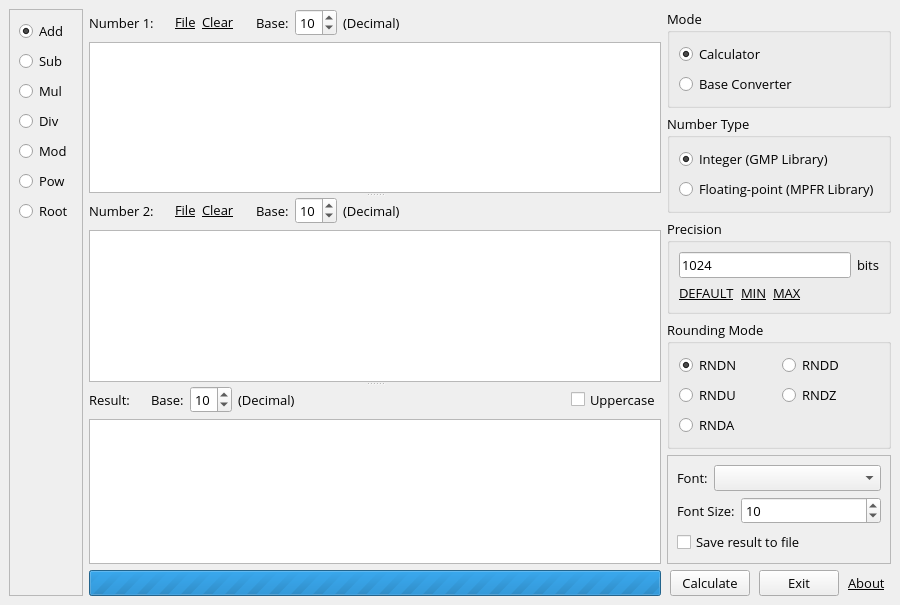
<?xml version="1.0" encoding="UTF-8"?>
<ui version="4.0">
 <class>MainWindow</class>
 <widget class="QMainWindow" name="MainWindow">
  <property name="geometry">
   <rect>
    <x>0</x>
    <y>0</y>
    <width>900</width>
    <height>600</height>
   </rect>
  </property>
  <property name="font">
   <font>
    <family>Open Sans</family>
    <pointsize>10</pointsize>
   </font>
  </property>
  <property name="windowTitle">
   <string>MainWindow</string>
  </property>
  <widget class="QWidget" name="centralwidget">
   <layout class="QHBoxLayout" name="horizontalLayout_15">
    <item>
     <widget class="QFrame" name="frameOp">
      <property name="sizePolicy">
       <sizepolicy hsizetype="Maximum" vsizetype="Preferred">
        <horstretch>0</horstretch>
        <verstretch>0</verstretch>
       </sizepolicy>
      </property>
      <property name="frameShape">
       <enum>QFrame::StyledPanel</enum>
      </property>
      <property name="frameShadow">
       <enum>QFrame::Raised</enum>
      </property>
      <layout class="QVBoxLayout" name="verticalLayout_11">
       <item>
        <widget class="QRadioButton" name="radioButtonAdd">
         <property name="sizePolicy">
          <sizepolicy hsizetype="Minimum" vsizetype="Preferred">
           <horstretch>0</horstretch>
           <verstretch>0</verstretch>
          </sizepolicy>
         </property>
         <property name="text">
          <string>Add</string>
         </property>
         <property name="checked">
          <bool>true</bool>
         </property>
        </widget>
       </item>
       <item>
        <widget class="QRadioButton" name="radioButtonSub">
         <property name="sizePolicy">
          <sizepolicy hsizetype="Minimum" vsizetype="Preferred">
           <horstretch>0</horstretch>
           <verstretch>0</verstretch>
          </sizepolicy>
         </property>
         <property name="text">
          <string>Sub</string>
         </property>
        </widget>
       </item>
       <item>
        <widget class="QRadioButton" name="radioButtonMul">
         <property name="sizePolicy">
          <sizepolicy hsizetype="Minimum" vsizetype="Preferred">
           <horstretch>0</horstretch>
           <verstretch>0</verstretch>
          </sizepolicy>
         </property>
         <property name="text">
          <string>Mul</string>
         </property>
        </widget>
       </item>
       <item>
        <widget class="QRadioButton" name="radioButtonDiv">
         <property name="sizePolicy">
          <sizepolicy hsizetype="Minimum" vsizetype="Preferred">
           <horstretch>0</horstretch>
           <verstretch>0</verstretch>
          </sizepolicy>
         </property>
         <property name="text">
          <string>Div</string>
         </property>
        </widget>
       </item>
       <item>
        <widget class="QRadioButton" name="radioButtonMod">
         <property name="sizePolicy">
          <sizepolicy hsizetype="Minimum" vsizetype="Preferred">
           <horstretch>0</horstretch>
           <verstretch>0</verstretch>
          </sizepolicy>
         </property>
         <property name="text">
          <string>Mod</string>
         </property>
        </widget>
       </item>
       <item>
        <widget class="QRadioButton" name="radioButtonPow">
         <property name="sizePolicy">
          <sizepolicy hsizetype="Minimum" vsizetype="Preferred">
           <horstretch>0</horstretch>
           <verstretch>0</verstretch>
          </sizepolicy>
         </property>
         <property name="text">
          <string>Pow</string>
         </property>
        </widget>
       </item>
       <item>
        <widget class="QRadioButton" name="radioButtonRoot">
         <property name="sizePolicy">
          <sizepolicy hsizetype="Minimum" vsizetype="Preferred">
           <horstretch>0</horstretch>
           <verstretch>0</verstretch>
          </sizepolicy>
         </property>
         <property name="text">
          <string>Root</string>
         </property>
        </widget>
       </item>
       <item>
        <spacer name="verticalSpacer">
         <property name="orientation">
          <enum>Qt::Vertical</enum>
         </property>
         <property name="sizeHint" stdset="0">
          <size>
           <width>20</width>
           <height>40</height>
          </size>
         </property>
        </spacer>
       </item>
      </layout>
     </widget>
    </item>
    <item>
     <widget class="QSplitter" name="splitter">
      <property name="orientation">
       <enum>Qt::Vertical</enum>
      </property>
      <widget class="QWidget" name="layoutWidget">
       <layout class="QVBoxLayout" name="verticalLayout">
        <item>
         <layout class="QHBoxLayout" name="horizontalLayout_3">
          <item>
           <widget class="QLabel" name="labelN1">
            <property name="sizePolicy">
             <sizepolicy hsizetype="Maximum" vsizetype="Preferred">
              <horstretch>0</horstretch>
              <verstretch>0</verstretch>
             </sizepolicy>
            </property>
            <property name="text">
             <string>Number 1:</string>
            </property>
           </widget>
          </item>
          <item>
           <spacer name="horizontalSpacer_6">
            <property name="orientation">
             <enum>Qt::Horizontal</enum>
            </property>
            <property name="sizeType">
             <enum>QSizePolicy::Fixed</enum>
            </property>
            <property name="sizeHint" stdset="0">
             <size>
              <width>15</width>
              <height>20</height>
             </size>
            </property>
           </spacer>
          </item>
          <item>
           <widget class="QLabel" name="labelN1File">
            <property name="sizePolicy">
             <sizepolicy hsizetype="Maximum" vsizetype="Preferred">
              <horstretch>0</horstretch>
              <verstretch>0</verstretch>
             </sizepolicy>
            </property>
            <property name="cursor">
             <cursorShape>PointingHandCursor</cursorShape>
            </property>
            <property name="text">
             <string>&lt;!DOCTYPE html&gt;&lt;html&gt;&lt;head&gt;&lt;style type=&quot;text/css&quot;&gt;
a {
    Color: Black;
}
&lt;/style&gt;&lt;/head&gt;&lt;body&gt;
&lt;p&gt;&lt;a href=&quot;null&quot;&gt;File&lt;/a&gt;&lt;/p&gt;&lt;/body&gt;&lt;/html&gt;</string>
            </property>
            <property name="textFormat">
             <enum>Qt::RichText</enum>
            </property>
           </widget>
          </item>
          <item>
           <widget class="QLabel" name="labelN1FileClear">
            <property name="sizePolicy">
             <sizepolicy hsizetype="Maximum" vsizetype="Preferred">
              <horstretch>0</horstretch>
              <verstretch>0</verstretch>
             </sizepolicy>
            </property>
            <property name="cursor">
             <cursorShape>PointingHandCursor</cursorShape>
            </property>
            <property name="text">
             <string>&lt;!DOCTYPE html&gt;&lt;html&gt;&lt;head&gt;&lt;style type=&quot;text/css&quot;&gt;
a {
    Color: Black;
}
&lt;/style&gt;&lt;/head&gt;&lt;body&gt;
&lt;p&gt;&lt;a href=&quot;null&quot;&gt;Clear&lt;/a&gt;&lt;/p&gt;&lt;/body&gt;&lt;/html&gt;</string>
            </property>
            <property name="textFormat">
             <enum>Qt::RichText</enum>
            </property>
           </widget>
          </item>
          <item>
           <spacer name="horizontalSpacer_5">
            <property name="orientation">
             <enum>Qt::Horizontal</enum>
            </property>
            <property name="sizeType">
             <enum>QSizePolicy::Fixed</enum>
            </property>
            <property name="sizeHint" stdset="0">
             <size>
              <width>15</width>
              <height>20</height>
             </size>
            </property>
           </spacer>
          </item>
          <item>
           <widget class="QLabel" name="labelB1">
            <property name="sizePolicy">
             <sizepolicy hsizetype="Maximum" vsizetype="Preferred">
              <horstretch>0</horstretch>
              <verstretch>0</verstretch>
             </sizepolicy>
            </property>
            <property name="text">
             <string>Base:</string>
            </property>
           </widget>
          </item>
          <item>
           <widget class="QSpinBox" name="spinBoxN1">
            <property name="sizePolicy">
             <sizepolicy hsizetype="Minimum" vsizetype="Preferred">
              <horstretch>0</horstretch>
              <verstretch>0</verstretch>
             </sizepolicy>
            </property>
            <property name="minimum">
             <number>2</number>
            </property>
            <property name="maximum">
             <number>62</number>
            </property>
            <property name="value">
             <number>10</number>
            </property>
           </widget>
          </item>
          <item>
           <widget class="QLabel" name="labelN1Name">
            <property name="sizePolicy">
             <sizepolicy hsizetype="Maximum" vsizetype="Preferred">
              <horstretch>0</horstretch>
              <verstretch>0</verstretch>
             </sizepolicy>
            </property>
            <property name="text">
             <string>(Decimal)</string>
            </property>
           </widget>
          </item>
          <item>
           <spacer name="horizontalSpacer_2">
            <property name="orientation">
             <enum>Qt::Horizontal</enum>
            </property>
            <property name="sizeHint" stdset="0">
             <size>
              <width>40</width>
              <height>20</height>
             </size>
            </property>
           </spacer>
          </item>
         </layout>
        </item>
        <item>
         <widget class="MyTextEdit" name="textEditN1">
          <property name="horizontalScrollBarPolicy">
           <enum>Qt::ScrollBarAlwaysOff</enum>
          </property>
          <property name="tabChangesFocus">
           <bool>true</bool>
          </property>
         </widget>
        </item>
       </layout>
      </widget>
      <widget class="QWidget" name="layoutWidget_2">
       <layout class="QVBoxLayout" name="verticalLayout_2">
        <item>
         <layout class="QHBoxLayout" name="horizontalLayout_4">
          <item>
           <widget class="QLabel" name="labelN2">
            <property name="sizePolicy">
             <sizepolicy hsizetype="Maximum" vsizetype="Preferred">
              <horstretch>0</horstretch>
              <verstretch>0</verstretch>
             </sizepolicy>
            </property>
            <property name="text">
             <string>Number 2:</string>
            </property>
           </widget>
          </item>
          <item>
           <spacer name="horizontalSpacer_8">
            <property name="orientation">
             <enum>Qt::Horizontal</enum>
            </property>
            <property name="sizeType">
             <enum>QSizePolicy::Fixed</enum>
            </property>
            <property name="sizeHint" stdset="0">
             <size>
              <width>15</width>
              <height>20</height>
             </size>
            </property>
           </spacer>
          </item>
          <item>
           <widget class="QLabel" name="labelN2File">
            <property name="sizePolicy">
             <sizepolicy hsizetype="Maximum" vsizetype="Preferred">
              <horstretch>0</horstretch>
              <verstretch>0</verstretch>
             </sizepolicy>
            </property>
            <property name="cursor">
             <cursorShape>PointingHandCursor</cursorShape>
            </property>
            <property name="text">
             <string>&lt;!DOCTYPE html&gt;&lt;html&gt;&lt;head&gt;&lt;style type=&quot;text/css&quot;&gt;
a {
    Color: Black;
}
&lt;/style&gt;&lt;/head&gt;&lt;body&gt;
&lt;p&gt;&lt;a href=&quot;null&quot;&gt;File&lt;/a&gt;&lt;/p&gt;&lt;/body&gt;&lt;/html&gt;</string>
            </property>
            <property name="textFormat">
             <enum>Qt::RichText</enum>
            </property>
           </widget>
          </item>
          <item>
           <widget class="QLabel" name="labelN2FileClear">
            <property name="sizePolicy">
             <sizepolicy hsizetype="Maximum" vsizetype="Preferred">
              <horstretch>0</horstretch>
              <verstretch>0</verstretch>
             </sizepolicy>
            </property>
            <property name="cursor">
             <cursorShape>PointingHandCursor</cursorShape>
            </property>
            <property name="text">
             <string>&lt;!DOCTYPE html&gt;&lt;html&gt;&lt;head&gt;&lt;style type=&quot;text/css&quot;&gt;
a {
    Color: Black;
}
&lt;/style&gt;&lt;/head&gt;&lt;body&gt;
&lt;p&gt;&lt;a href=&quot;null&quot;&gt;Clear&lt;/a&gt;&lt;/p&gt;&lt;/body&gt;&lt;/html&gt;</string>
            </property>
            <property name="textFormat">
             <enum>Qt::RichText</enum>
            </property>
           </widget>
          </item>
          <item>
           <spacer name="horizontalSpacer_7">
            <property name="orientation">
             <enum>Qt::Horizontal</enum>
            </property>
            <property name="sizeType">
             <enum>QSizePolicy::Fixed</enum>
            </property>
            <property name="sizeHint" stdset="0">
             <size>
              <width>15</width>
              <height>20</height>
             </size>
            </property>
           </spacer>
          </item>
          <item>
           <widget class="QLabel" name="labelB2">
            <property name="sizePolicy">
             <sizepolicy hsizetype="Maximum" vsizetype="Preferred">
              <horstretch>0</horstretch>
              <verstretch>0</verstretch>
             </sizepolicy>
            </property>
            <property name="text">
             <string>Base:</string>
            </property>
           </widget>
          </item>
          <item>
           <widget class="QSpinBox" name="spinBoxN2">
            <property name="sizePolicy">
             <sizepolicy hsizetype="Minimum" vsizetype="Preferred">
              <horstretch>0</horstretch>
              <verstretch>0</verstretch>
             </sizepolicy>
            </property>
            <property name="minimum">
             <number>2</number>
            </property>
            <property name="maximum">
             <number>62</number>
            </property>
            <property name="value">
             <number>10</number>
            </property>
           </widget>
          </item>
          <item>
           <widget class="QLabel" name="labelN2Name">
            <property name="sizePolicy">
             <sizepolicy hsizetype="Maximum" vsizetype="Preferred">
              <horstretch>0</horstretch>
              <verstretch>0</verstretch>
             </sizepolicy>
            </property>
            <property name="text">
             <string>(Decimal)</string>
            </property>
           </widget>
          </item>
          <item>
           <spacer name="horizontalSpacer_3">
            <property name="orientation">
             <enum>Qt::Horizontal</enum>
            </property>
            <property name="sizeHint" stdset="0">
             <size>
              <width>40</width>
              <height>20</height>
             </size>
            </property>
           </spacer>
          </item>
         </layout>
        </item>
        <item>
         <widget class="MyTextEdit" name="textEditN2">
          <property name="horizontalScrollBarPolicy">
           <enum>Qt::ScrollBarAlwaysOff</enum>
          </property>
          <property name="tabChangesFocus">
           <bool>true</bool>
          </property>
         </widget>
        </item>
       </layout>
      </widget>
      <widget class="QWidget" name="layoutWidget_3">
       <layout class="QVBoxLayout" name="verticalLayout_4">
        <item>
         <layout class="QHBoxLayout" name="horizontalLayout_5">
          <item>
           <widget class="QLabel" name="labelR">
            <property name="sizePolicy">
             <sizepolicy hsizetype="Maximum" vsizetype="Preferred">
              <horstretch>0</horstretch>
              <verstretch>0</verstretch>
             </sizepolicy>
            </property>
            <property name="text">
             <string>Result:</string>
            </property>
           </widget>
          </item>
          <item>
           <spacer name="horizontalSpacer_9">
            <property name="orientation">
             <enum>Qt::Horizontal</enum>
            </property>
            <property name="sizeType">
             <enum>QSizePolicy::Fixed</enum>
            </property>
            <property name="sizeHint" stdset="0">
             <size>
              <width>15</width>
              <height>20</height>
             </size>
            </property>
           </spacer>
          </item>
          <item>
           <widget class="QLabel" name="labelRB">
            <property name="sizePolicy">
             <sizepolicy hsizetype="Maximum" vsizetype="Preferred">
              <horstretch>0</horstretch>
              <verstretch>0</verstretch>
             </sizepolicy>
            </property>
            <property name="text">
             <string>Base:</string>
            </property>
           </widget>
          </item>
          <item>
           <widget class="QSpinBox" name="spinBoxR">
            <property name="sizePolicy">
             <sizepolicy hsizetype="Minimum" vsizetype="Preferred">
              <horstretch>0</horstretch>
              <verstretch>0</verstretch>
             </sizepolicy>
            </property>
            <property name="minimum">
             <number>2</number>
            </property>
            <property name="maximum">
             <number>62</number>
            </property>
            <property name="value">
             <number>10</number>
            </property>
           </widget>
          </item>
          <item>
           <widget class="QLabel" name="labelRName">
            <property name="sizePolicy">
             <sizepolicy hsizetype="Maximum" vsizetype="Preferred">
              <horstretch>0</horstretch>
              <verstretch>0</verstretch>
             </sizepolicy>
            </property>
            <property name="text">
             <string>(Decimal)</string>
            </property>
           </widget>
          </item>
          <item>
           <spacer name="horizontalSpacer_4">
            <property name="orientation">
             <enum>Qt::Horizontal</enum>
            </property>
            <property name="sizeHint" stdset="0">
             <size>
              <width>40</width>
              <height>20</height>
             </size>
            </property>
           </spacer>
          </item>
          <item>
           <widget class="QCheckBox" name="checkBoxUppercase">
            <property name="sizePolicy">
             <sizepolicy hsizetype="Minimum" vsizetype="Preferred">
              <horstretch>0</horstretch>
              <verstretch>0</verstretch>
             </sizepolicy>
            </property>
            <property name="text">
             <string>Uppercase</string>
            </property>
           </widget>
          </item>
         </layout>
        </item>
        <item>
         <widget class="QTextBrowser" name="textBrowserR">
          <property name="openLinks">
           <bool>false</bool>
          </property>
         </widget>
        </item>
        <item>
         <widget class="QProgressBar" name="progressBar">
          <property name="sizePolicy">
           <sizepolicy hsizetype="Expanding" vsizetype="Fixed">
            <horstretch>0</horstretch>
            <verstretch>0</verstretch>
           </sizepolicy>
          </property>
          <property name="maximum">
           <number>0</number>
          </property>
          <property name="value">
           <number>0</number>
          </property>
          <property name="textVisible">
           <bool>false</bool>
          </property>
         </widget>
        </item>
       </layout>
      </widget>
     </widget>
    </item>
    <item>
     <layout class="QVBoxLayout" name="verticalLayout_10">
      <item>
       <layout class="QVBoxLayout" name="verticalLayout_9">
        <item>
         <widget class="QGroupBox" name="groupBoxMode">
          <property name="title">
           <string>Mode</string>
          </property>
          <layout class="QHBoxLayout" name="horizontalLayout_10">
           <item>
            <layout class="QVBoxLayout" name="verticalLayout_8">
             <item>
              <widget class="QRadioButton" name="radioButtonCalculator">
               <property name="sizePolicy">
                <sizepolicy hsizetype="Minimum" vsizetype="Preferred">
                 <horstretch>0</horstretch>
                 <verstretch>0</verstretch>
                </sizepolicy>
               </property>
               <property name="text">
                <string>Calculator</string>
               </property>
               <property name="checked">
                <bool>true</bool>
               </property>
              </widget>
             </item>
             <item>
              <widget class="QRadioButton" name="radioButtonBaseConv">
               <property name="sizePolicy">
                <sizepolicy hsizetype="Minimum" vsizetype="Preferred">
                 <horstretch>0</horstretch>
                 <verstretch>0</verstretch>
                </sizepolicy>
               </property>
               <property name="text">
                <string>Base Converter</string>
               </property>
              </widget>
             </item>
            </layout>
           </item>
          </layout>
         </widget>
        </item>
        <item>
         <widget class="QGroupBox" name="groupBoxNumberType">
          <property name="title">
           <string>Number Type</string>
          </property>
          <layout class="QVBoxLayout" name="verticalLayout_12">
           <item>
            <layout class="QVBoxLayout" name="verticalLayout_3">
             <item>
              <widget class="QRadioButton" name="radioButtonInteger">
               <property name="sizePolicy">
                <sizepolicy hsizetype="Minimum" vsizetype="Preferred">
                 <horstretch>0</horstretch>
                 <verstretch>0</verstretch>
                </sizepolicy>
               </property>
               <property name="text">
                <string>Integer (GMP Library)</string>
               </property>
               <property name="checked">
                <bool>true</bool>
               </property>
              </widget>
             </item>
             <item>
              <widget class="QRadioButton" name="radioButtonFloat">
               <property name="sizePolicy">
                <sizepolicy hsizetype="Minimum" vsizetype="Preferred">
                 <horstretch>0</horstretch>
                 <verstretch>0</verstretch>
                </sizepolicy>
               </property>
               <property name="text">
                <string>Floating-point (MPFR Library)</string>
               </property>
              </widget>
             </item>
            </layout>
           </item>
          </layout>
         </widget>
        </item>
        <item>
         <widget class="QGroupBox" name="groupBoxPrec">
          <property name="title">
           <string>Precision</string>
          </property>
          <layout class="QHBoxLayout" name="horizontalLayout_8">
           <item>
            <layout class="QVBoxLayout" name="verticalLayout_6">
             <item>
              <layout class="QHBoxLayout" name="horizontalLayout_6">
               <item>
                <widget class="QLineEdit" name="lineEditPrec">
                 <property name="sizePolicy">
                  <sizepolicy hsizetype="Minimum" vsizetype="Preferred">
                   <horstretch>0</horstretch>
                   <verstretch>0</verstretch>
                  </sizepolicy>
                 </property>
                 <property name="text">
                  <string>1024</string>
                 </property>
                </widget>
               </item>
               <item>
                <widget class="QLabel" name="labelPrec">
                 <property name="sizePolicy">
                  <sizepolicy hsizetype="Maximum" vsizetype="Preferred">
                   <horstretch>0</horstretch>
                   <verstretch>0</verstretch>
                  </sizepolicy>
                 </property>
                 <property name="text">
                  <string>bits</string>
                 </property>
                </widget>
               </item>
              </layout>
             </item>
             <item>
              <layout class="QHBoxLayout" name="horizontalLayout_7">
               <item>
                <widget class="QLabel" name="labelPrecDefault">
                 <property name="sizePolicy">
                  <sizepolicy hsizetype="Maximum" vsizetype="Preferred">
                   <horstretch>0</horstretch>
                   <verstretch>0</verstretch>
                  </sizepolicy>
                 </property>
                 <property name="cursor">
                  <cursorShape>PointingHandCursor</cursorShape>
                 </property>
                 <property name="text">
                  <string>&lt;!DOCTYPE html&gt;&lt;html&gt;&lt;head&gt;&lt;style type=&quot;text/css&quot;&gt;
a {
    Color: Black;
}
&lt;/style&gt;&lt;/head&gt;&lt;body&gt;
&lt;p&gt;&lt;a href=&quot;null&quot;&gt;DEFAULT&lt;/a&gt;&lt;/p&gt;&lt;/body&gt;&lt;/html&gt;</string>
                 </property>
                 <property name="textFormat">
                  <enum>Qt::RichText</enum>
                 </property>
                </widget>
               </item>
               <item>
                <widget class="QLabel" name="labelPrecMin">
                 <property name="sizePolicy">
                  <sizepolicy hsizetype="Maximum" vsizetype="Preferred">
                   <horstretch>0</horstretch>
                   <verstretch>0</verstretch>
                  </sizepolicy>
                 </property>
                 <property name="cursor">
                  <cursorShape>PointingHandCursor</cursorShape>
                 </property>
                 <property name="text">
                  <string>&lt;!DOCTYPE html&gt;&lt;html&gt;&lt;head&gt;&lt;style type=&quot;text/css&quot;&gt;
a {
    Color: Black;
}
&lt;/style&gt;&lt;/head&gt;&lt;body&gt;
&lt;p&gt;&lt;a href=&quot;null&quot;&gt;MIN&lt;/a&gt;&lt;/p&gt;&lt;/body&gt;&lt;/html&gt;</string>
                 </property>
                 <property name="textFormat">
                  <enum>Qt::RichText</enum>
                 </property>
                </widget>
               </item>
               <item>
                <widget class="QLabel" name="labelPrecMax">
                 <property name="sizePolicy">
                  <sizepolicy hsizetype="Minimum" vsizetype="Preferred">
                   <horstretch>0</horstretch>
                   <verstretch>0</verstretch>
                  </sizepolicy>
                 </property>
                 <property name="cursor">
                  <cursorShape>PointingHandCursor</cursorShape>
                 </property>
                 <property name="text">
                  <string>&lt;!DOCTYPE html&gt;&lt;html&gt;&lt;head&gt;&lt;style type=&quot;text/css&quot;&gt;
a {
    Color: Black;
}
&lt;/style&gt;&lt;/head&gt;&lt;body&gt;
&lt;p&gt;&lt;a href=&quot;null&quot;&gt;MAX&lt;/a&gt;&lt;/p&gt;&lt;/body&gt;&lt;/html&gt;</string>
                 </property>
                 <property name="textFormat">
                  <enum>Qt::RichText</enum>
                 </property>
                </widget>
               </item>
              </layout>
             </item>
            </layout>
           </item>
          </layout>
         </widget>
        </item>
        <item>
         <widget class="QGroupBox" name="groupBoxRounding">
          <property name="title">
           <string>Rounding Mode</string>
          </property>
          <layout class="QVBoxLayout" name="verticalLayout_7">
           <item>
            <layout class="QHBoxLayout" name="horizontalLayout_2">
             <item>
              <widget class="QRadioButton" name="radioButtonRNDN">
               <property name="sizePolicy">
                <sizepolicy hsizetype="Minimum" vsizetype="Preferred">
                 <horstretch>0</horstretch>
                 <verstretch>0</verstretch>
                </sizepolicy>
               </property>
               <property name="text">
                <string>RNDN</string>
               </property>
               <property name="checked">
                <bool>true</bool>
               </property>
              </widget>
             </item>
             <item>
              <widget class="QRadioButton" name="radioButtonRNDD">
               <property name="sizePolicy">
                <sizepolicy hsizetype="Minimum" vsizetype="Preferred">
                 <horstretch>0</horstretch>
                 <verstretch>0</verstretch>
                </sizepolicy>
               </property>
               <property name="text">
                <string>RNDD</string>
               </property>
              </widget>
             </item>
            </layout>
           </item>
           <item>
            <layout class="QHBoxLayout" name="horizontalLayout_9">
             <item>
              <widget class="QRadioButton" name="radioButtonRNDU">
               <property name="sizePolicy">
                <sizepolicy hsizetype="Minimum" vsizetype="Preferred">
                 <horstretch>0</horstretch>
                 <verstretch>0</verstretch>
                </sizepolicy>
               </property>
               <property name="text">
                <string>RNDU</string>
               </property>
              </widget>
             </item>
             <item>
              <widget class="QRadioButton" name="radioButtonRNDZ">
               <property name="sizePolicy">
                <sizepolicy hsizetype="Minimum" vsizetype="Preferred">
                 <horstretch>0</horstretch>
                 <verstretch>0</verstretch>
                </sizepolicy>
               </property>
               <property name="text">
                <string>RNDZ</string>
               </property>
              </widget>
             </item>
            </layout>
           </item>
           <item>
            <layout class="QHBoxLayout" name="horizontalLayout_11">
             <item>
              <widget class="QRadioButton" name="radioButtonRNDA">
               <property name="sizePolicy">
                <sizepolicy hsizetype="Minimum" vsizetype="Preferred">
                 <horstretch>0</horstretch>
                 <verstretch>0</verstretch>
                </sizepolicy>
               </property>
               <property name="text">
                <string>RNDA</string>
               </property>
              </widget>
             </item>
            </layout>
           </item>
          </layout>
         </widget>
        </item>
       </layout>
      </item>
      <item>
       <widget class="QFrame" name="frameFontFile">
        <property name="frameShape">
         <enum>QFrame::StyledPanel</enum>
        </property>
        <property name="frameShadow">
         <enum>QFrame::Raised</enum>
        </property>
        <layout class="QVBoxLayout" name="verticalLayout_5">
         <item>
          <layout class="QHBoxLayout" name="horizontalLayout_13">
           <item>
            <widget class="QLabel" name="labelFont">
             <property name="sizePolicy">
              <sizepolicy hsizetype="Maximum" vsizetype="Preferred">
               <horstretch>0</horstretch>
               <verstretch>0</verstretch>
              </sizepolicy>
             </property>
             <property name="text">
              <string>Font:</string>
             </property>
            </widget>
           </item>
           <item>
            <widget class="QComboBox" name="comboBoxFont">
             <property name="sizePolicy">
              <sizepolicy hsizetype="Minimum" vsizetype="Preferred">
               <horstretch>0</horstretch>
               <verstretch>0</verstretch>
              </sizepolicy>
             </property>
            </widget>
           </item>
          </layout>
         </item>
         <item>
          <layout class="QHBoxLayout" name="horizontalLayout_14">
           <item>
            <widget class="QLabel" name="labelFontSize">
             <property name="sizePolicy">
              <sizepolicy hsizetype="Maximum" vsizetype="Preferred">
               <horstretch>0</horstretch>
               <verstretch>0</verstretch>
              </sizepolicy>
             </property>
             <property name="text">
              <string>Font Size:</string>
             </property>
            </widget>
           </item>
           <item>
            <widget class="QSpinBox" name="spinBoxFontSize">
             <property name="sizePolicy">
              <sizepolicy hsizetype="Minimum" vsizetype="Preferred">
               <horstretch>0</horstretch>
               <verstretch>0</verstretch>
              </sizepolicy>
             </property>
             <property name="minimum">
              <number>1</number>
             </property>
             <property name="maximum">
              <number>999</number>
             </property>
             <property name="value">
              <number>10</number>
             </property>
            </widget>
           </item>
          </layout>
         </item>
         <item>
          <widget class="QCheckBox" name="checkBoxResultFile">
           <property name="sizePolicy">
            <sizepolicy hsizetype="Minimum" vsizetype="Fixed">
             <horstretch>0</horstretch>
             <verstretch>0</verstretch>
            </sizepolicy>
           </property>
           <property name="text">
            <string>Save result to file</string>
           </property>
          </widget>
         </item>
        </layout>
       </widget>
      </item>
      <item>
       <layout class="QHBoxLayout" name="horizontalLayout">
        <item>
         <widget class="QPushButton" name="btnCalculate">
          <property name="sizePolicy">
           <sizepolicy hsizetype="Maximum" vsizetype="Preferred">
            <horstretch>0</horstretch>
            <verstretch>0</verstretch>
           </sizepolicy>
          </property>
          <property name="text">
           <string>Calculate</string>
          </property>
         </widget>
        </item>
        <item>
         <widget class="QPushButton" name="btnExit">
          <property name="sizePolicy">
           <sizepolicy hsizetype="Maximum" vsizetype="Preferred">
            <horstretch>0</horstretch>
            <verstretch>0</verstretch>
           </sizepolicy>
          </property>
          <property name="text">
           <string>Exit</string>
          </property>
         </widget>
        </item>
        <item>
         <widget class="QLabel" name="labelAbout">
          <property name="sizePolicy">
           <sizepolicy hsizetype="Maximum" vsizetype="Preferred">
            <horstretch>0</horstretch>
            <verstretch>0</verstretch>
           </sizepolicy>
          </property>
          <property name="cursor">
           <cursorShape>PointingHandCursor</cursorShape>
          </property>
          <property name="text">
           <string>&lt;html&gt;&lt;head/&gt;&lt;body&gt;&lt;p&gt;&lt;a href=&quot;null&quot;&gt;&lt;span style=&quot; text-decoration: underline; color:#000000;&quot;&gt;About&lt;/span&gt;&lt;/a&gt;&lt;/p&gt;&lt;/body&gt;&lt;/html&gt;</string>
          </property>
          <property name="textFormat">
           <enum>Qt::RichText</enum>
          </property>
         </widget>
        </item>
       </layout>
      </item>
      <item>
       <spacer name="verticalSpacer_2">
        <property name="orientation">
         <enum>Qt::Vertical</enum>
        </property>
        <property name="sizeHint" stdset="0">
         <size>
          <width>20</width>
          <height>40</height>
         </size>
        </property>
       </spacer>
      </item>
     </layout>
    </item>
   </layout>
  </widget>
 </widget>
 <customwidgets>
  <customwidget>
   <class>MyTextEdit</class>
   <extends>QTextEdit</extends>
   <header>src/widgets_reimplement.h</header>
   <slots>
    <signal>dragEntered(QDragEnterEvent*)</signal>
    <signal>dragLeaved(QDragLeaveEvent*)</signal>
    <signal>dropped(QDropEvent*)</signal>
    <signal>enterKeyPressedIgnored()</signal>
   </slots>
  </customwidget>
 </customwidgets>
 <tabstops>
  <tabstop>radioButtonAdd</tabstop>
  <tabstop>radioButtonSub</tabstop>
  <tabstop>radioButtonMul</tabstop>
  <tabstop>radioButtonDiv</tabstop>
  <tabstop>radioButtonMod</tabstop>
  <tabstop>radioButtonPow</tabstop>
  <tabstop>radioButtonRoot</tabstop>
  <tabstop>spinBoxN1</tabstop>
  <tabstop>textEditN1</tabstop>
  <tabstop>spinBoxN2</tabstop>
  <tabstop>textEditN2</tabstop>
  <tabstop>spinBoxR</tabstop>
  <tabstop>checkBoxUppercase</tabstop>
  <tabstop>textBrowserR</tabstop>
  <tabstop>radioButtonCalculator</tabstop>
  <tabstop>radioButtonBaseConv</tabstop>
  <tabstop>radioButtonInteger</tabstop>
  <tabstop>radioButtonFloat</tabstop>
  <tabstop>lineEditPrec</tabstop>
  <tabstop>radioButtonRNDN</tabstop>
  <tabstop>radioButtonRNDD</tabstop>
  <tabstop>radioButtonRNDU</tabstop>
  <tabstop>radioButtonRNDZ</tabstop>
  <tabstop>radioButtonRNDA</tabstop>
  <tabstop>comboBoxFont</tabstop>
  <tabstop>spinBoxFontSize</tabstop>
  <tabstop>checkBoxResultFile</tabstop>
  <tabstop>btnCalculate</tabstop>
  <tabstop>btnExit</tabstop>
 </tabstops>
 <resources/>
 <connections/>
</ui>
